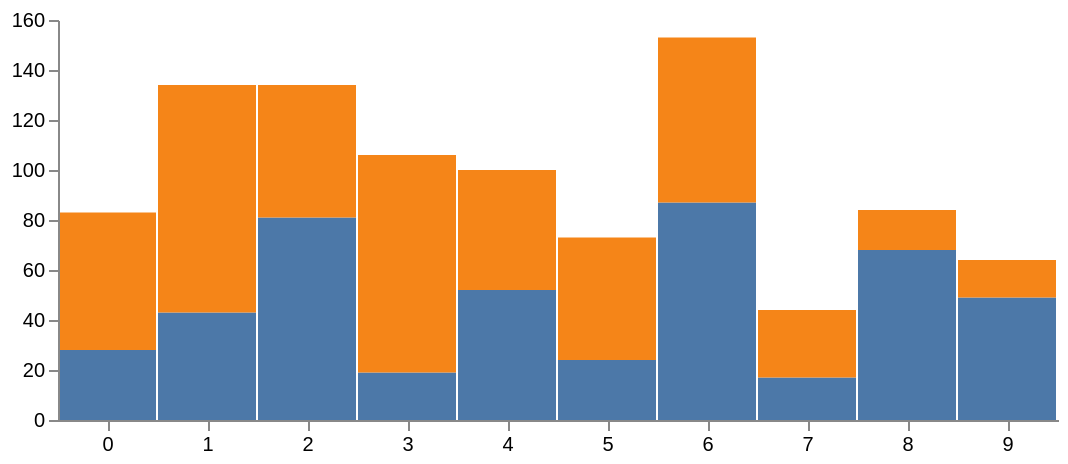

Specify this chart in Vega-Lite:
### Vega specification from a JSON file in a GitHub repository (floating-point values rounded to 4 significant figures)
{"$schema": "https://vega.github.io/schema/vega/v6.json", "description": "Vega's own stacked bar example, which asks for its colours with the named range 'category' rather than a scheme or an explicit array.", "width": 500, "height": 200, "padding": 5, "data": [{"name": "table", "values": [{"x": 0, "y": 28, "c": 0}, {"x": 0, "y": 55, "c": 1}, {"x": 1, "y": 43, "c": 0}, {"x": 1, "y": 91, "c": 1}, {"x": 2, "y": 81, "c": 0}, {"x": 2, "y": 53, "c": 1}, {"x": 3, "y": 19, "c": 0}, {"x": 3, "y": 87, "c": 1}, {"x": 4, "y": 52, "c": 0}, {"x": 4, "y": 48, "c": 1}, {"x": 5, "y": 24, "c": 0}, {"x": 5, "y": 49, "c": 1}, {"x": 6, "y": 87, "c": 0}, {"x": 6, "y": 66, "c": 1}, {"x": 7, "y": 17, "c": 0}, {"x": 7, "y": 27, "c": 1}, {"x": 8, "y": 68, "c": 0}, {"x": 8, "y": 16, "c": 1}, {"x": 9, "y": 49, "c": 0}, {"x": 9, "y": 15, "c": 1}], "transform": [{"type": "stack", "groupby": ["x"], "sort": {"field": "c"}, "field": "y"}]}], "scales": [{"name": "x", "type": "band", "range": "width", "domain": {"data": "table", "field": "x"}}, {"name": "y", "type": "linear", "range": "height", "nice": true, "zero": true, "domain": {"data": "table", "field": "y1"}}, {"name": "color", "type": "ordinal", "range": "category", "domain": {"data": "table", "field": "c"}}], "axes": [{"orient": "bottom", "scale": "x", "zindex": 1}, {"orient": "left", "scale": "y", "zindex": 1}], "marks": [{"type": "rect", "from": {"data": "table"}, "encode": {"enter": {"x": {"scale": "x", "field": "x"}, "width": {"scale": "x", "band": 1, "offset": -1}, "y": {"scale": "y", "field": "y0"}, "y2": {"scale": "y", "field": "y1"}, "fill": {"scale": "color", "field": "c"}}, "update": {"fillOpacity": {"value": 1}}, "hover": {"fillOpacity": {"value": 0.5}}}}]}
